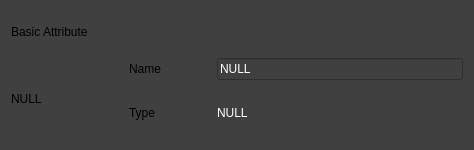
<?xml version="1.0" encoding="UTF-8"?>
<ui version="4.0">
 <class>CAttributeFrm</class>
 <widget class="QFrame" name="CAttributeFrm">
  <property name="geometry">
   <rect>
    <x>0</x>
    <y>0</y>
    <width>474</width>
    <height>150</height>
   </rect>
  </property>
  <property name="maximumSize">
   <size>
    <width>16777215</width>
    <height>150</height>
   </size>
  </property>
  <property name="windowTitle">
   <string>CAttributeFrm</string>
  </property>
  <property name="styleSheet">
   <string notr="true">background-color: #404040</string>
  </property>
  <layout class="QGridLayout" name="gridLayout">
   <item row="0" column="0">
    <layout class="QVBoxLayout" name="verticalLayout_3" stretch="1,2">
     <item>
      <widget class="QLabel" name="label">
       <property name="text">
        <string>Basic Attribute</string>
       </property>
      </widget>
     </item>
     <item>
      <layout class="QHBoxLayout" name="horizontalLayout_3" stretch="1,3">
       <item>
        <layout class="QVBoxLayout" name="verticalLayout" stretch="1">
         <item>
          <widget class="QLabel" name="label_iType">
           <property name="text">
            <string>NULL</string>
           </property>
          </widget>
         </item>
        </layout>
       </item>
       <item>
        <layout class="QVBoxLayout" name="verticalLayout_2" stretch="1,1">
         <item>
          <layout class="QHBoxLayout" name="horizontalLayout" stretch="1,3">
           <item>
            <widget class="QLabel" name="label_name">
             <property name="text">
              <string>Name</string>
             </property>
            </widget>
           </item>
           <item>
            <widget class="QLineEdit" name="lineEdit_name">
             <property name="styleSheet">
              <string notr="true">color: rgb(255, 255, 255);</string>
             </property>
             <property name="text">
              <string>NULL</string>
             </property>
            </widget>
           </item>
          </layout>
         </item>
         <item>
          <layout class="QHBoxLayout" name="horizontalLayout_2" stretch="1,3">
           <item>
            <widget class="QLabel" name="label_type">
             <property name="text">
              <string>Type</string>
             </property>
            </widget>
           </item>
           <item>
            <widget class="QLabel" name="label_type_con">
             <property name="styleSheet">
              <string notr="true">color: rgb(255, 255, 255);</string>
             </property>
             <property name="text">
              <string>NULL</string>
             </property>
            </widget>
           </item>
          </layout>
         </item>
        </layout>
       </item>
      </layout>
     </item>
    </layout>
   </item>
  </layout>
 </widget>
 <layoutdefault spacing="6" margin="11"/>
 <resources/>
 <connections/>
</ui>
